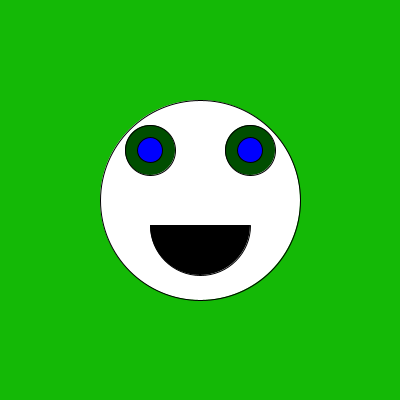
Frame 1 (no input)
Frame 60 (the mouse pressed at the canvas centre just before this capture): identical to frame 1, image omitted
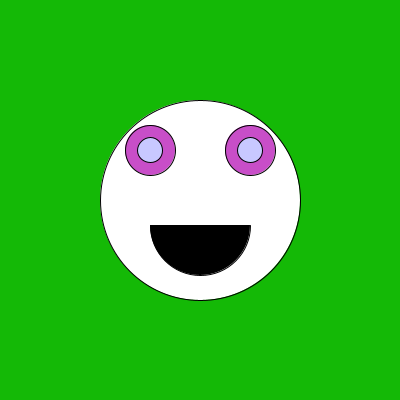
Frame 120 (the mouse held since frame 60 and released just before this capture)

The Processing sketch that drew these frames (run headless with seeded random() and noise(); from frame 60 on, the mouse is pressed at the canvas centre):

// Processing sketch: processing_30797
// ── processing_30797.pde

void setup() {
  size (400, 400);
  smooth();
  frameRate(30);
}

void draw() {
  background(20, 185, 6);
  
  ellipseMode(CENTER);
  rectMode(CENTER);
  
  //Head circle
  fill(255);
  stroke(0);
  ellipse(200, 200, 200, 200);
  
  //eyes circle
  fill(mouseY, 78, mouseX);
  stroke(0);
  ellipse(150, 150, 50, 50);
  ellipse(250, 150, 50, 50);
  
  //eyes pupil
  stroke(0);
  fill(mouseX, mouseY, 345);
  ellipse(150, 150, 25, 25);
  ellipse(250, 150, 25, 25);
  
  stroke(0);
  fill(0);
  arc(200, 225, 100, 100, 0, PI);  // upper half of circle
  
}
